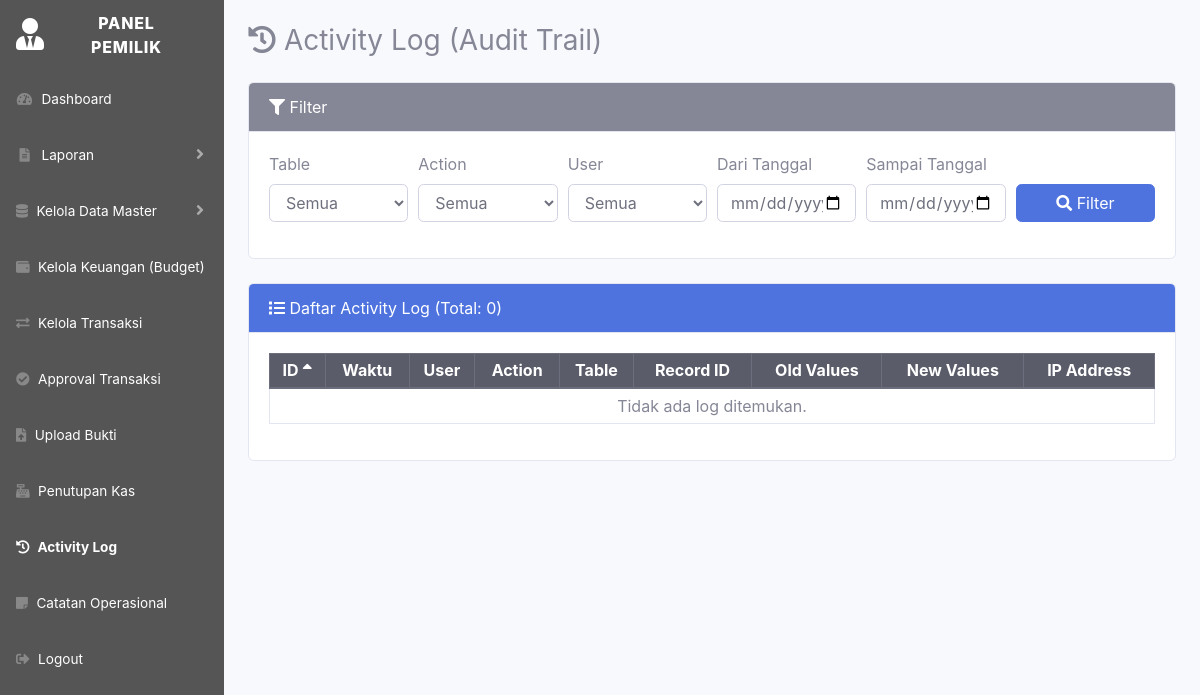
Page /OWNER/activity_log.php?table_name=kas_shift (signed in) on the earlier database version.
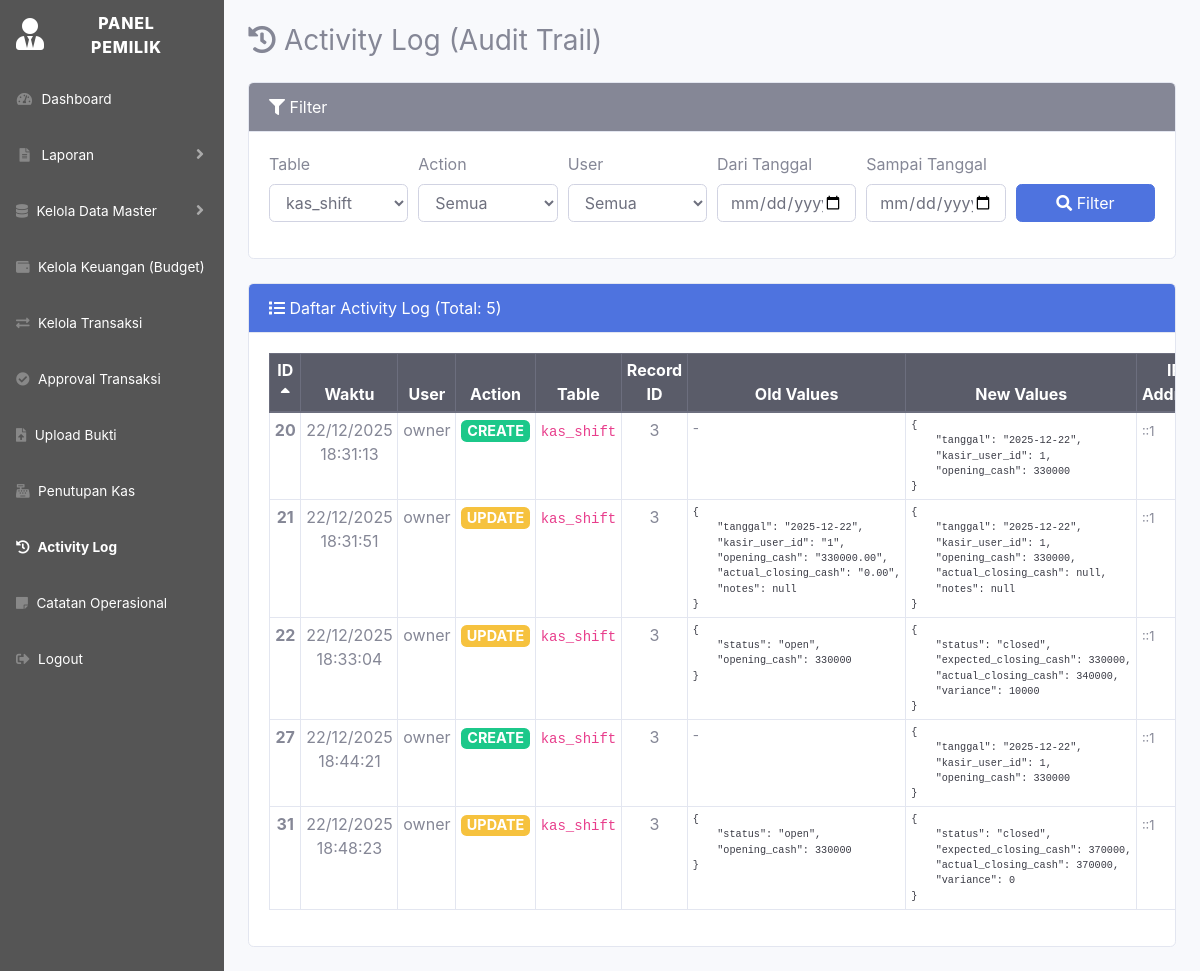
Same page on the later database version.
### tables this page shows
CREATE TABLE `audit_log` (
  `log_id` bigint(20) NOT NULL,
  `user_id` int(11) DEFAULT NULL,
  `username` varchar(100) DEFAULT NULL,
  `action` enum('create','update','delete','approve','reject','login','logout') NOT NULL,
  `table_name` varchar(100) NOT NULL,
  `record_id` varchar(64) NOT NULL,
  `old_values` longtext DEFAULT NULL CHECK (json_valid(`old_values`)),
  `new_values` longtext DEFAULT NULL CHECK (json_valid(`new_values`)),
  `created_at` datetime NOT NULL DEFAULT current_timestamp(),
  `ip_address` varchar(45) DEFAULT NULL,
  `user_agent` varchar(255) DEFAULT NULL
);

CREATE TABLE `users` (
  `user_id` int(11) NOT NULL,
  `username` varchar(100) NOT NULL,
  `password` varchar(255) NOT NULL,
  `role` enum('admin','pemilik') NOT NULL
);

### util_audit.php (called while the page is built, shortened)
<?php
if (!function_exists('getAuditLogs')) {
function getAuditLogs(mysqli $conn, array $filters = [], int $limit = 100, int $offset = 0) {
	$sql = "SELECT al.*, u.username
			FROM audit_log al
			LEFT JOIN users u ON al.user_id = u.user_id
			WHERE 1=1";
	if (!empty($filters['table_name'])) {
		$tableName = mysqli_real_escape_string($conn, $filters['table_name']);
		$sql .= " AND al.table_name = '$tableName'";
	}
	$sql .= " ORDER BY al.log_id ASC, al.created_at ASC LIMIT $limit OFFSET $offset";
	return mysqli_query($conn, $sql);
}
}
?>

### OWNER/activity_log.php (the view, shortened to what the changed rows need)
<?php
include '../config.php';
include '../util_audit.php';
$filters = [];
if ($_SERVER['REQUEST_METHOD'] === 'GET') {
	if (!empty($_GET['table_name'])) $filters['table_name'] = $_GET['table_name'];
}
$page = isset($_GET['page']) ? max(1, intval($_GET['page'])) : 1;
$limit = 50;
$offset = ($page - 1) * $limit;
$logs = getAuditLogs($conn, $filters, $limit, $offset);
$countSql = "SELECT COUNT(*) AS total FROM audit_log WHERE 1=1";
if (!empty($filters['table_name'])) {
	$tableName = mysqli_real_escape_string($conn, $filters['table_name']);
	$countSql .= " AND table_name = '$tableName'";
}
$countResult = mysqli_query($conn, $countSql);
$totalLogs = $countResult ? mysqli_fetch_assoc($countResult)['total'] : 0;
$tables = mysqli_query($conn, "SELECT DISTINCT table_name FROM audit_log ORDER BY table_name");
?>
<!DOCTYPE html>
<html lang="id">
<head>
	<link href="../startbootstrap-sb-admin-2-master/vendor/fontawesome-free/css/all.min.css" rel="stylesheet">
	<link href="../startbootstrap-sb-admin-2-master/css/sb-admin-2.min.css" rel="stylesheet">
</head>
<body id="page-top">
<div id="wrapper">
	<div id="content-wrapper" class="d-flex flex-column">
		<div id="content" class="p-4">
			<div class="card mb-4">
				<div class="card-body">
					<form method="GET" class="form-row">
						<div class="form-group col-md-2">
							<label>Table</label>
							<select name="table_name" class="form-control">
								<option value="">Semua</option>
								<?php
								mysqli_data_seek($tables, 0);
								while ($t = mysqli_fetch_assoc($tables)): ?>
									<option value="<?= htmlspecialchars($t['table_name']); ?>" <?= (!empty($filters['table_name']) && $filters['table_name'] == $t['table_name']) ? 'selected' : ''; ?>>
										<?= htmlspecialchars($t['table_name']); ?>
									</option>
								<?php endwhile; ?>
							</select>
						</div>
					</form>
				</div>
			</div>
			<div class="card">
				<div class="card-header bg-primary text-white">
					<i class="fas fa-list"></i> Daftar Activity Log (Total: <?= number_format($totalLogs); ?>)
				</div>
				<div class="card-body table-responsive">
					<table class="table table-bordered table-hover table-sm">
						<thead class="thead-dark text-center">
							<tr>
								<th>ID <i class="fas fa-sort-up"></i></th>
								<th>Waktu</th>
								<th>User</th>
								<th>Action</th>
								<th>Table</th>
								<th>Record ID</th>
								<th>Old Values</th>
								<th>New Values</th>
								<th>IP Address</th>
							</tr>
						</thead>
						<tbody>
						<?php if ($logs && mysqli_num_rows($logs) > 0): ?>
							<?php while ($log = mysqli_fetch_assoc($logs)): ?>
								<tr>
									<td class="text-center"><strong><?= $log['log_id']; ?></strong></td>
									<td class="text-center"><?= date('d/m/Y H:i:s', strtotime($log['created_at'])); ?></td>
									<td><?= htmlspecialchars($log['username'] ?? 'System'); ?></td>
									<td class="text-center">
										<?php
										$actionColors = [
											'create' => 'success',
											'update' => 'warning',
											'delete' => 'danger',
											'approve' => 'info',
											'reject' => 'secondary',
											'login' => 'primary',
											'logout' => 'dark'
										];
										$color = $actionColors[$log['action']] ?? 'secondary';
										?>
										<span class="badge badge-<?= $color; ?> badge-action">
											<?= strtoupper($log['action']); ?>
										</span>
									</td>
									<td><code><?= htmlspecialchars($log['table_name']); ?></code></td>
									<td class="text-center"><?= htmlspecialchars($log['record_id']); ?></td>
									<td class="json-data">
										<?php if ($log['old_values']): ?>
											<?php
											$oldData = json_decode($log['old_values'], true);
											if ($oldData) {
												echo '<pre class="mb-0" style="font-size: 0.75em;">' . htmlspecialchars(json_encode($oldData, JSON_PRETTY_PRINT | JSON_UNESCAPED_UNICODE)) . '</pre>';
											} else {
												echo '<span class="text-muted">-</span>';
											}
											?>
										<?php else: ?>
											<span class="text-muted">-</span>
										<?php endif; ?>
									</td>
									<td class="json-data">
										<?php if ($log['new_values']): ?>
											<?php
											$newData = json_decode($log['new_values'], true);
											if ($newData) {
												echo '<pre class="mb-0" style="font-size: 0.75em;">' . htmlspecialchars(json_encode($newData, JSON_PRETTY_PRINT | JSON_UNESCAPED_UNICODE)) . '</pre>';
											} else {
												echo '<span class="text-muted">-</span>';
											}
											?>
										<?php else: ?>
											<span class="text-muted">-</span>
										<?php endif; ?>
									</td>
									<td><small><?= htmlspecialchars($log['ip_address'] ?? '-'); ?></small></td>
								</tr>
							<?php endwhile; ?>
						<?php else: ?>
							<tr><td colspan="9" class="text-center text-muted">Tidak ada log ditemukan.</td></tr>
						<?php endif; ?>
						</tbody>
					</table>
				</div>
			</div>
		</div>
	</div>
</div>
</body>
</html>

Differences in the rows shown:
added audit_log: log_id "20", created_at "22/12/2025 18:31:13", user.username "owner", action "CREATE", table_name "kas_shift", record "3", new_values "{ \"tanggal\": \"2025-12-22\", \"kasir_user_id\": 1, \"opening_cash\": 330000 }", ip_address "::1"
added audit_log: log_id "21", created_at "22/12/2025 18:31:51", user.username "owner", action "UPDATE", table_name "kas_shift", record "3", old_values "{ \"tanggal\": \"2025-12-22\", \"kasir_user_id\": \"1\", \"opening_cash\": \"330000.00\", \"actual_closing_cash\": \"0.00\", \"notes\": null }", new_values "{ \"tanggal\": \"2025-12-22\", \"kasir_user_id\": 1, \"opening_cash\": 330000, \"actual_closing_cash\": null, \"notes\": null }", ip_address "::1"
added audit_log: log_id "22", created_at "22/12/2025 18:33:04", user.username "owner", action "UPDATE", table_name "kas_shift", record "3", old_values "{ \"status\": \"open\", \"opening_cash\": 330000 }", new_values "{ \"status\": \"closed\", \"expected_closing_cash\": 330000, \"actual_closing_cash\": 340000, \"variance\": 10000 }", ip_address "::1"
added audit_log: log_id "27", created_at "22/12/2025 18:44:21", user.username "owner", action "CREATE", table_name "kas_shift", record "3", new_values "{ \"tanggal\": \"2025-12-22\", \"kasir_user_id\": 1, \"opening_cash\": 330000 }", ip_address "::1"
added audit_log: log_id "31", created_at "22/12/2025 18:48:23", user.username "owner", action "UPDATE", table_name "kas_shift", record "3", old_values "{ \"status\": \"open\", \"opening_cash\": 330000 }", new_values "{ \"status\": \"closed\", \"expected_closing_cash\": 370000, \"actual_closing_cash\": 370000, \"variance\": 0 }", ip_address "::1"
Other differences:
form field table_name: "Semua" → "kas_shift"
$totalLogs: "0" → "5"
text no longer shown: "Tidak ada log ditemukan."
